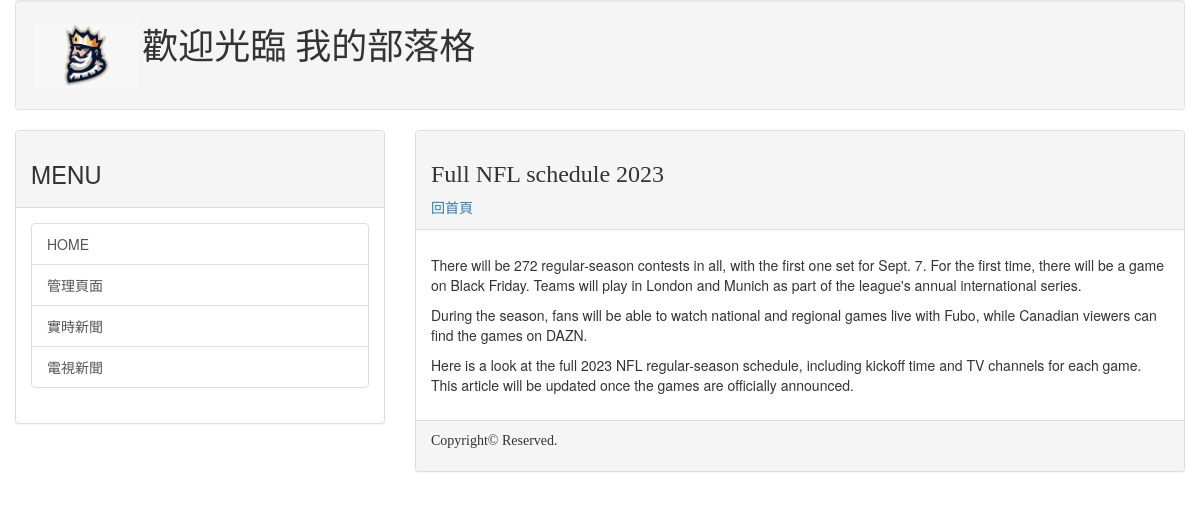
Screenshot of /post/nflschedule/ with the database file from the repository.
### mainsite/models.py (models this page shows, shortened)
class Post(models.Model):
    title = models.CharField(max_length=200)
    slug = models.CharField(max_length=200)
    body = models.TextField()
    pub_date = models.DateTimeField(default=timezone.now)
    class Meta:
        ordering = ( '-pub_date',)

### mainsite/views.py (the view)
# urls.py: path('post/<slug:slug>/', showpost),
def showpost(request, slug):
    template = get_template('post.html')
    try:
        post = Post.objects.get(slug=slug)
        if post != None:
            html = template.render(locals())
        return HttpResponse(html)
    except:
        return redirect('/')

### templates/post.html (shortened to what this page needs)
{% extends 'base.html' %}
{% load markdown_deux_tags %}
{% block headmessage %}
<h3 style='font-family:微軟正黑體;'>{{ post.title }}</h3>
<a style='font-family:微軟正黑體;' href='/'>回首頁</a>
{% endblock %}
{% block content %}
<p style='font-family:微軟正黑體;font-size:12pt;letter-spacing:2pt;'>
{{ post.body | safe | markdown }}
</p>
{% endblock %}

### rows the page displays
Post: title "Full NFL schedule 2023", body "There will be 272 regular-season contests in all, with the first one set for Sept. 7. For the first time, there will be a game on Black Friday. Teams will play in London and Munich as part of the league's annual international series. During the season, fans will be able to watch national and regional games live with Fubo, while Canadian viewers can find the games on DAZN. Here is a look at the full 2023 NFL regular-season schedule, including kickoff time and TV channels for each game. This article will be updated once the games are officially announced."
